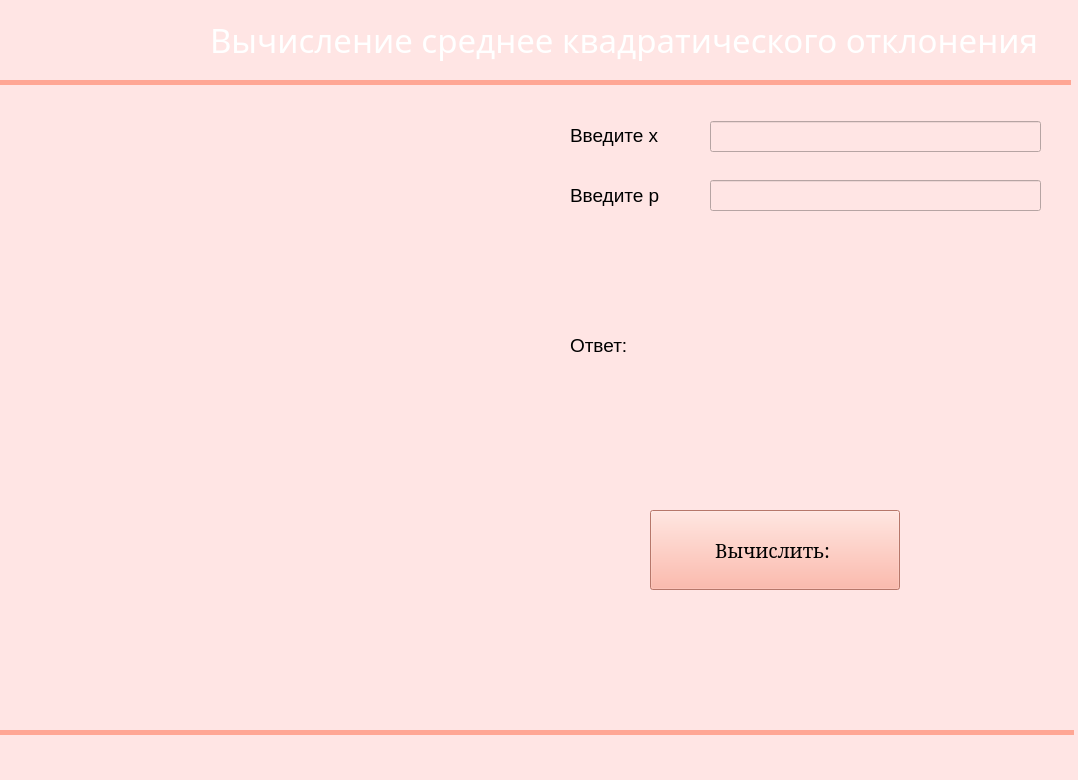
<?xml version="1.0" encoding="UTF-8"?>
<ui version="4.0">
 <class>MainWindow</class>
 <widget class="QMainWindow" name="MainWindow">
  <property name="geometry">
   <rect>
    <x>0</x>
    <y>0</y>
    <width>1078</width>
    <height>780</height>
   </rect>
  </property>
  <property name="windowTitle">
   <string>мат. ожидание</string>
  </property>
  <property name="styleSheet">
   <string notr="true">background-color: rgb(255, 212, 246);
background-color: rgb(255, 229, 228);</string>
  </property>
  <widget class="QWidget" name="centralwidget">
   <property name="styleSheet">
    <string notr="true"/>
   </property>
   <widget class="QLabel" name="label">
    <property name="geometry">
     <rect>
      <x>210</x>
      <y>-10</y>
      <width>1057</width>
      <height>100</height>
     </rect>
    </property>
    <property name="font">
     <font>
      <family>Haettenschweiler</family>
      <pointsize>25</pointsize>
      <weight>50</weight>
      <italic>false</italic>
      <bold>false</bold>
     </font>
    </property>
    <property name="styleSheet">
     <string notr="true">color: white
</string>
    </property>
    <property name="text">
     <string>Вычисление среднее квадратического отклонения</string>
    </property>
   </widget>
   <widget class="QLabel" name="label_3">
    <property name="geometry">
     <rect>
      <x>0</x>
      <y>-30</y>
      <width>491</width>
      <height>1001</height>
     </rect>
    </property>
    <property name="text">
     <string/>
    </property>
    <property name="pixmap">
     <pixmap>pngwing.com (1).png</pixmap>
    </property>
   </widget>
   <widget class="QLabel" name="label_2">
    <property name="geometry">
     <rect>
      <x>0</x>
      <y>80</y>
      <width>551</width>
      <height>371</height>
     </rect>
    </property>
    <property name="text">
     <string/>
    </property>
    <property name="pixmap">
     <pixmap>pngwing.com (1).png</pixmap>
    </property>
   </widget>
   <widget class="QLabel" name="label_4">
    <property name="geometry">
     <rect>
      <x>0</x>
      <y>80</y>
      <width>1071</width>
      <height>5</height>
     </rect>
    </property>
    <property name="styleSheet">
     <string notr="true">background-color: rgb(255, 166, 148);</string>
    </property>
    <property name="text">
     <string/>
    </property>
   </widget>
   <widget class="QLabel" name="label_5">
    <property name="geometry">
     <rect>
      <x>0</x>
      <y>730</y>
      <width>1074</width>
      <height>5</height>
     </rect>
    </property>
    <property name="styleSheet">
     <string notr="true">background-color: rgb(255, 166, 148);</string>
    </property>
    <property name="text">
     <string/>
    </property>
   </widget>
   <widget class="QPushButton" name="pushButton_2">
    <property name="geometry">
     <rect>
      <x>650</x>
      <y>510</y>
      <width>250</width>
      <height>80</height>
     </rect>
    </property>
    <property name="font">
     <font>
      <family>MS Serif</family>
      <pointsize>14</pointsize>
      <weight>50</weight>
      <bold>false</bold>
     </font>
    </property>
    <property name="styleSheet">
     <string notr="true">background-color: rgb(170, 85, 255);
background-color: rgb(255, 166, 148);</string>
    </property>
    <property name="text">
     <string>Вычислить: </string>
    </property>
   </widget>
   <widget class="QLabel" name="label_6">
    <property name="geometry">
     <rect>
      <x>570</x>
      <y>330</y>
      <width>81</width>
      <height>31</height>
     </rect>
    </property>
    <property name="font">
     <font>
      <pointsize>14</pointsize>
     </font>
    </property>
    <property name="text">
     <string>Ответ:</string>
    </property>
   </widget>
   <widget class="QLineEdit" name="lineEdit_2">
    <property name="geometry">
     <rect>
      <x>710</x>
      <y>121</y>
      <width>331</width>
      <height>31</height>
     </rect>
    </property>
   </widget>
   <widget class="QLabel" name="label_7">
    <property name="geometry">
     <rect>
      <x>570</x>
      <y>120</y>
      <width>121</width>
      <height>31</height>
     </rect>
    </property>
    <property name="font">
     <font>
      <pointsize>14</pointsize>
     </font>
    </property>
    <property name="text">
     <string>Введите x</string>
    </property>
   </widget>
   <widget class="QLabel" name="label_9">
    <property name="geometry">
     <rect>
      <x>720</x>
      <y>330</y>
      <width>101</width>
      <height>31</height>
     </rect>
    </property>
    <property name="text">
     <string/>
    </property>
   </widget>
   <widget class="QLabel" name="label_10">
    <property name="geometry">
     <rect>
      <x>570</x>
      <y>180</y>
      <width>121</width>
      <height>31</height>
     </rect>
    </property>
    <property name="font">
     <font>
      <pointsize>14</pointsize>
     </font>
    </property>
    <property name="text">
     <string>Введите p</string>
    </property>
   </widget>
   <widget class="QLineEdit" name="lineEdit_3">
    <property name="geometry">
     <rect>
      <x>710</x>
      <y>180</y>
      <width>331</width>
      <height>31</height>
     </rect>
    </property>
   </widget>
   <zorder>label_3</zorder>
   <zorder>label</zorder>
   <zorder>label_2</zorder>
   <zorder>label_4</zorder>
   <zorder>label_5</zorder>
   <zorder>pushButton_2</zorder>
   <zorder>label_6</zorder>
   <zorder>lineEdit_2</zorder>
   <zorder>label_7</zorder>
   <zorder>label_9</zorder>
   <zorder>label_10</zorder>
   <zorder>lineEdit_3</zorder>
  </widget>
  <widget class="QStatusBar" name="statusbar"/>
 </widget>
 <resources/>
 <connections/>
</ui>
